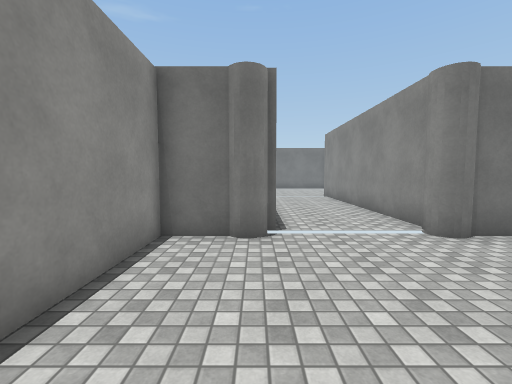
view 1 (above)

12 first-person views from a walk through a Unity game level. The camera is 1.5 m above the floor, tilts 4° down and sees 90° across. The floor is counted in squares, 1 m on a side. Each view is taken from the middle of a square. On the plan, view 1 faces up. The plan holds only what a view shows up to about 13 squares ahead; the rest is blank. Surface patterns are stand-ins for the level's own textures.

view 2
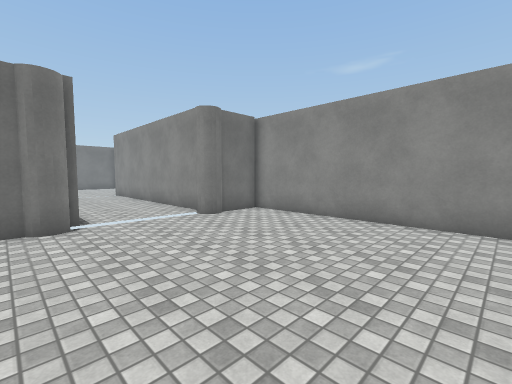

view 3
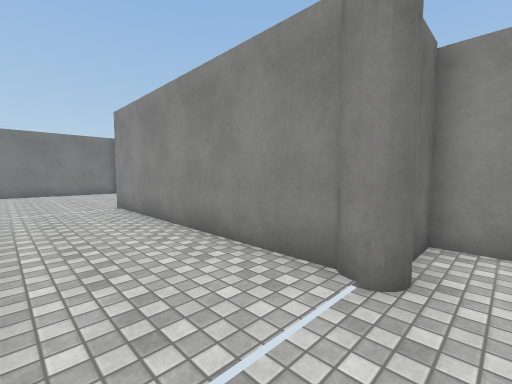

view 4
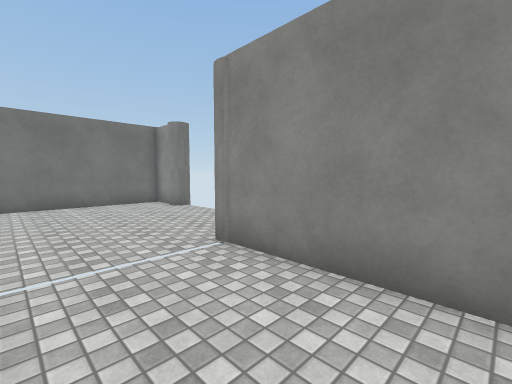

view 5
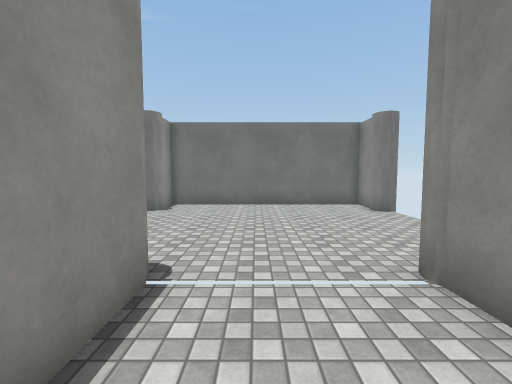

view 6
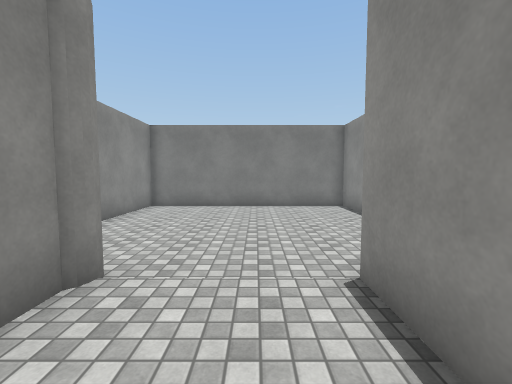

view 7
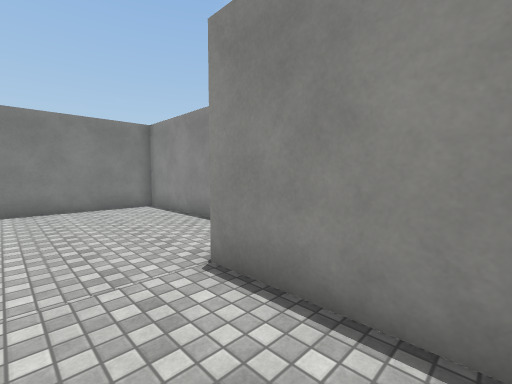

view 8
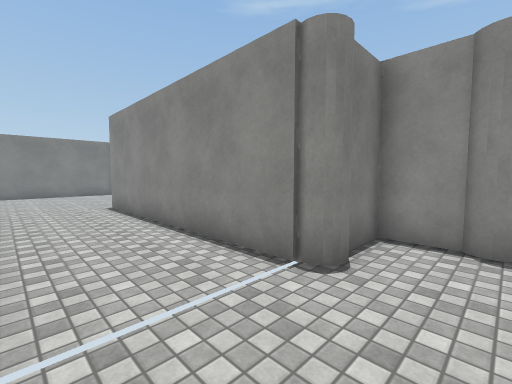

view 9
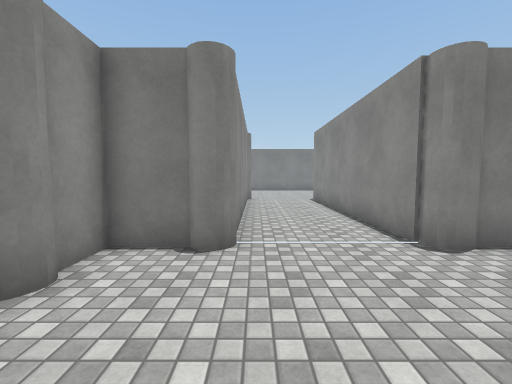

view 10
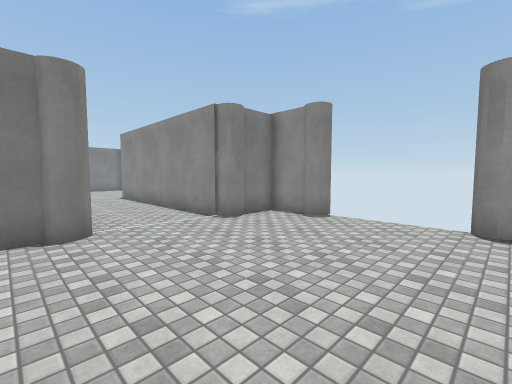

view 11
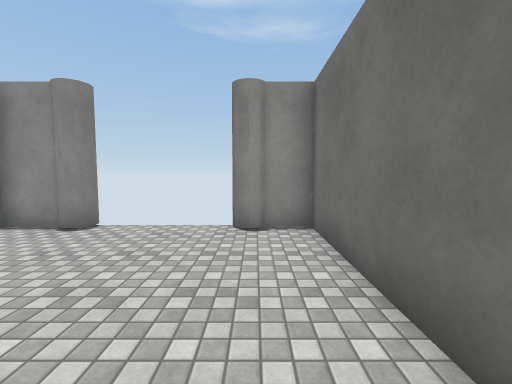

view 12
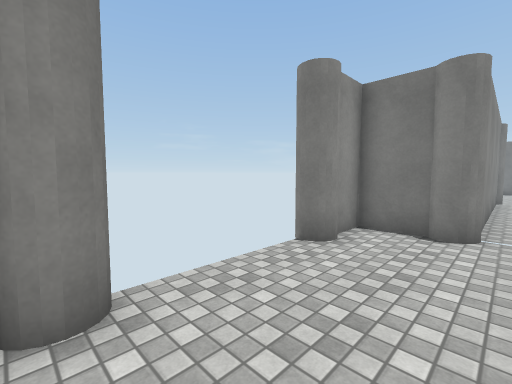

### Floor plan
Points are (right, up) in squares from view 1. A wall is a line through its corners. A room is listed if a view was taken in it or the views show most of it. See-through windows are left out.
Room 1 (views 1, 2, 3, 4, 5, 6, 7, 8, 9, 10, 11, 12)
walls: (0.5, 16.5) (0.5, 6.5); (4.5, 6.8) (4.5, 16.4); (5.4, 16.8) (7.2, 16.8) (7.2, 18.2); (-0.6, 6.1) (-2.3, 6.1) (-2.3, -2.7) (7.2, -2.7) (7.2, 6.1) (5.4, 6.1); (-2.3, 18.5) (-2.3, 16.8) (-0.5, 16.8); (7.2, 24.4) (7.2, 25.6) (-2.3, 25.6) (-2.3, 24.4)
objects: other object (-3, 19) to (-2, 19); other object (-3, 23) to (-2, 24); other object (0, 6); other object (0, 17); other object (4, 6) to (5, 6); other object (5, 17); other object (7, 19) to (8, 19); other object (7, 23) to (8, 24)

Where each view was taken, in squares from view 1:
view 1: 0 up, 0 right, facing up
view 2: 2 down, 1 left, facing up-right
view 3: 5 up, 1 right, facing up-right
view 4: 12 up, 1 right, facing up-right
view 5: 13 up, 2 right, facing up
view 6: 10 up, 2 right, facing down
view 7: 10 up, 3 right, facing down-left
view 8: 19 up, 4 right, facing down-left
view 9: 22 up, 4 right, facing down
view 10: 24 up, 6 right, facing down-left
view 11: 24 up, 5 right, facing left
view 12: 24 up, 4 right, facing down-right
